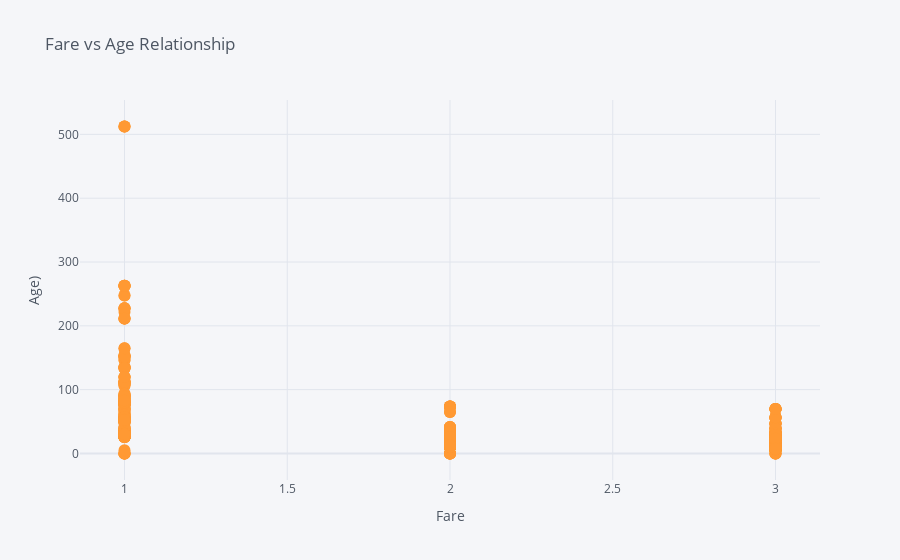

The code cell stored with this chart in its notebook:
### Code cell
titanic.iplot(kind="scatter",
                              x='Pclass', y='Fare',
                              mode='markers',
                              xTitle="Fare", yTitle="Age)",
                              title="Fare vs Age Relationship")

### Figure 1 — Plotly figure (JSON) as saved in the notebook; plotly's stock layout.template omitted (floating-point values rounded to 4 significant figures; data arrays with more than 128 entries replaced by an {"elided": "..."} marker saying what was removed)
{"data": [{"line": {"color": "rgba(255, 153, 51, 1.0)", "dash": "solid", "shape": "linear", "width": 1.3}, "marker": {"size": 12, "symbol": "circle"}, "mode": "markers", "name": "Fare", "text": "", "type": "scatter", "x": {"elided": "891 int values"}, "y": {"elided": "891 float values"}}], "layout": {"legend": {"bgcolor": "#F5F6F9", "font": {"color": "#4D5663"}}, "paper_bgcolor": "#F5F6F9", "plot_bgcolor": "#F5F6F9", "title": {"font": {"color": "#4D5663"}, "text": "Fare vs Age Relationship"}, "xaxis": {"gridcolor": "#E1E5ED", "showgrid": true, "tickfont": {"color": "#4D5663"}, "title": {"font": {"color": "#4D5663"}, "text": "Fare"}, "zerolinecolor": "#E1E5ED"}, "yaxis": {"gridcolor": "#E1E5ED", "showgrid": true, "tickfont": {"color": "#4D5663"}, "title": {"font": {"color": "#4D5663"}, "text": "Age)"}, "zerolinecolor": "#E1E5ED"}}}
